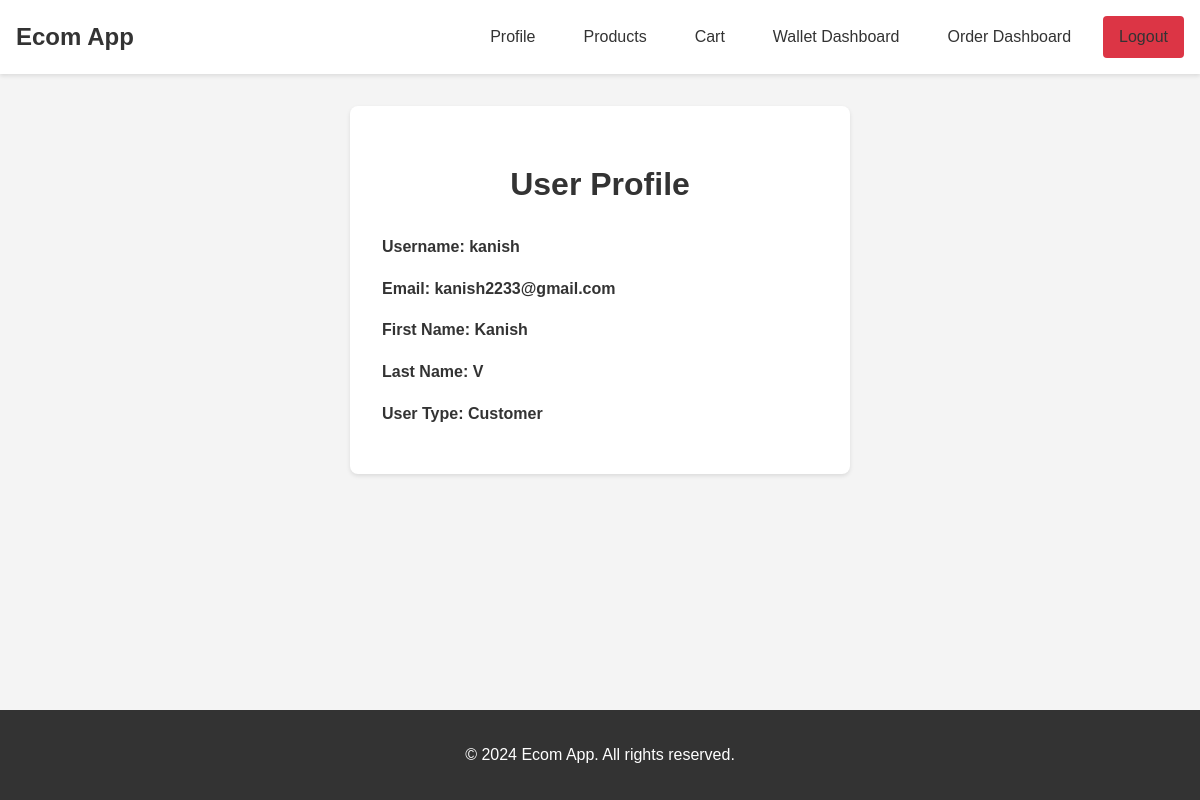
Screenshot of /profile/ (signed in) with the database file from the repository.
### ecomapp/models.py (models this page shows, shortened)
class User(AbstractUser):
    USER_TYPE_CHOICES = (
        ('customer', 'Customer'),
        ('admin', 'Admin'),
        ('superadmin', 'Super Admin'),
    )
    user_type = models.CharField(max_length=10, choices=USER_TYPE_CHOICES, default='customer')

### ecomapp/views.py (the view)
# urls.py: path('profile/', ProfileView.as_view(), name='profile'),
@method_decorator(login_required, name='get')
class ProfileView(APIView):
    def get(self, request):
        return render(request, 'profile.html')

### ecomapp/templates/profile.html (shortened to what this page needs)
{% extends 'base.html' %}
{% block content %}
<div style="background-color: #fff; padding: 2rem; border-radius: 8px; box-shadow: 0 2px 4px rgba(0,0,0,0.1); max-width: 500px; margin: 0 auto;">
    <h1 class="text-center" style="font-size: 2rem; margin-bottom: 1.5rem;">User Profile</h1>
    <div style="margin-bottom: 1rem;">
        <p style="font-weight: bold;">Username: {{ user.username }}</p>
    </div>
    <div style="margin-bottom: 1rem;">
        <p style="font-weight: bold;">Email: {{ user.email }}</p>
    </div>
    <div style="margin-bottom: 1rem;">
        <p style="font-weight: bold;">First Name: {{ user.first_name }}</p>
    </div>
    <div style="margin-bottom: 1rem;">
        <p style="font-weight: bold;">Last Name: {{ user.last_name }}</p>
    </div>
    <div style="margin-bottom: 1rem;">
        <p style="font-weight: bold;">User Type: {% if user.is_superuser %}Super Admin{% else %}{{ user.user_type|title }}{% endif %}</p>
    </div>
</div>
{% endblock %}

### ecomapp/templates/base.html (style rules this page uses)
*, *::before, *::after { box-sizing: border-box; }
body { font-family: Arial, sans-serif; margin: 0; padding: 0; line-height: 1.6; color: #333; background-color: #f4f4f4; min-height: 100vh; display: flex; flex-direction: column; }
.text-center { text-align: center; }

### rows the page displays
User: username "kanish", email "kanish2233@gmail.com", first_name "Kanish", last_name "V", user_type "Customer"
